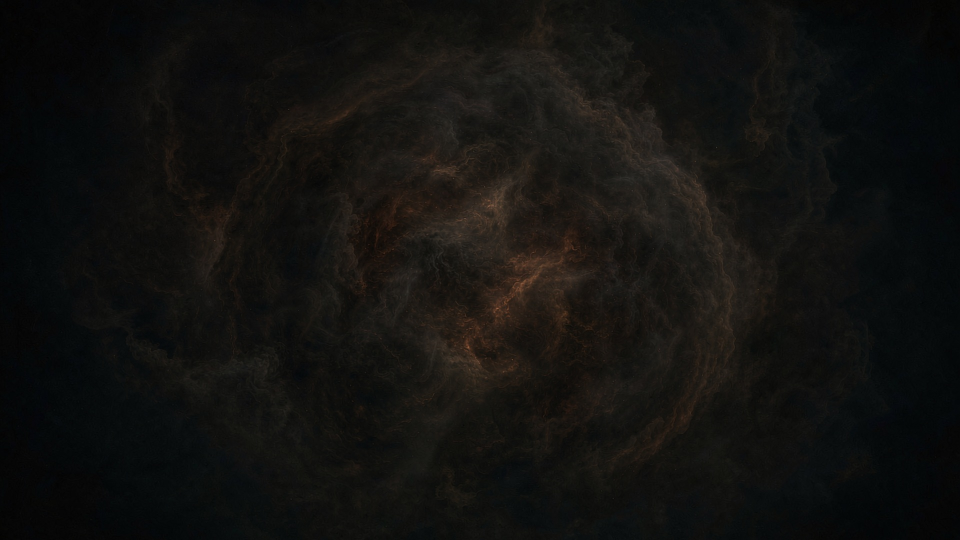
#> input picture runtime/episodes/001/v2/bg1.jpg, 1920 x 1080 px (shown at 1/2 size)
$ python head_cover.py --image ../runtime/episodes/001/v2/bg1.jpg --episode-dir ../runtime/episodes/001/v2
#> lines starting #> are read from the running program, lines starting #| are printed output that depends on the picture
# 片头/封面一图两用：把一张 16:9 横图拆成 片头底图 + 2:3 竖版封面。
#
#   python head_cover.py --image "episodes/<id>/原图/片头图_横.png" --episode-dir "episodes/<id>"
#
# 为什么：
#   片头底图若借用某张场景图，一定会和正片某一镜重复（同一张图既在片头又在某镜）。
#   所以每篇单独出**一张 16:9 横图**：人物 + 场景同图，横图直接做片头，
#   再从这张横图纵向裁一条 2:3 做三平台封面，一次出图两处复用。
#
# 出图约定（提示词照这个写）：
#   2048x1152 / 16:9；人物中远景、全身或大半身（高约占画面 55%~70%，别贴边、别只给半身大头），
#   水平位置偏左三分之一；右侧三分之一留给说书人（引擎贴右侧合成）；
#   顶部留片名位，底部留甲板/地面暗部（片头去水印与封面裁切都用得上）。

import argparse
import pathlib

COVER_RATIO = 2 / 3          # 封面 1024x1536 = 2:3
HEAD_SIZE = (1920, 1080)
COVER_SIZE = (1024, 1536)


def crop_16x9_dewatermark(im, trim_bottom):
    """取 16:9：按 (1 - trim_bottom) 的高度重算宽度，切掉底部水印带（只裁不拉伸）。"""
    w, h = im.size
    h2 = max(1, int(round(h * (1 - trim_bottom))))
    w2 = max(1, int(round(h2 * 16 / 9)))
    if w2 > w:                                  # 源图偏窄：以宽度为准，改为裁高度
        w2 = w
        h2 = max(1, int(round(w * 9 / 16)))
    x = (w - w2) // 2
    return im.crop((x, 0, x + w2, h2))


def vertical_slice(im, cover_x):
    """纵裁 2:3：满高、宽 = 高×2/3，锚点 cover_x（0=贴左，0.5=居中，1=贴右）。"""
    w, h = im.size
    cw = int(round(h * COVER_RATIO))
    if cw >= w:                                 # 源图太窄：满宽，再按宽度算高度
        cw = w
        ch = int(round(w / COVER_RATIO))
        y0 = max(0, int(round((h - ch) * 0.25)))
        return im.crop((0, y0, w, y0 + ch))
    x0 = int(round((w - cw) * max(0.0, min(1.0, cover_x))))
    return im.crop((x0, 0, x0 + cw, h))


def main():
    ap = argparse.ArgumentParser()
    ap.add_argument("--image", required=True, help="本篇专属 16:9 横图（jpg/png/webp）")
    ap.add_argument("--episode-dir", required=True, help="本篇目录，产物写进 <本篇>/片头图/")
    ap.add_argument("--out", default=None, help="输出目录，缺省 <episode-dir>/片头图")
    ap.add_argument("--cover-x", type=float, default=0.30,
                    help="封面纵裁锚点：0 贴左 / 0.5 居中 / 1 贴右，默认 0.30（人物在左三分之一时用）")
    ap.add_argument("--trim-bottom", type=float, default=0.06,
                    help="片头图裁掉的底部比例（去平台水印），默认 0.06；水印已不可见可设 0")
    ap.add_argument("--quality", type=int, default=92)
    ap.add_argument("--cover-only", action="store_true",
                    help="只出封面（片头形态 D 无片头时用）：跳过 head_16x9.jpg，只切 cover_2x3.jpg")
    a = ap.parse_args()

    from PIL import Image
    src = pathlib.Path(a.image)
    if not src.is_file():
        raise SystemExit(f"横图不存在：{src}")

    out = pathlib.Path(a.out) if a.out else pathlib.Path(a.episode_dir) / "片头图"
    out.mkdir(parents=True, exist_ok=True)

    im = Image.open(src).convert("RGB")
#> im is the input picture: PIL image 1920x1080 RGB; mean R, G, B 17.7, 17.3, 15.3
    W, H = im.size
#> W = 1920; H = 1080
    if W / H < 1.4:
        raise SystemExit(f"这张图是 {W}x{H}，不是横图；片头图请出 16:9（如 2048x1152）")

    head_path = out / "head_16x9.jpg"
    if not a.cover_only:
        head = crop_16x9_dewatermark(im, a.trim_bottom).resize(HEAD_SIZE, Image.LANCZOS)
        head.save(head_path, quality=a.quality, subsampling=2)

    cover = vertical_slice(im, a.cover_x).resize(COVER_SIZE, Image.LANCZOS)
#> in vertical_slice, `return im.crop((x0, 0, x0 + cw, h))`:
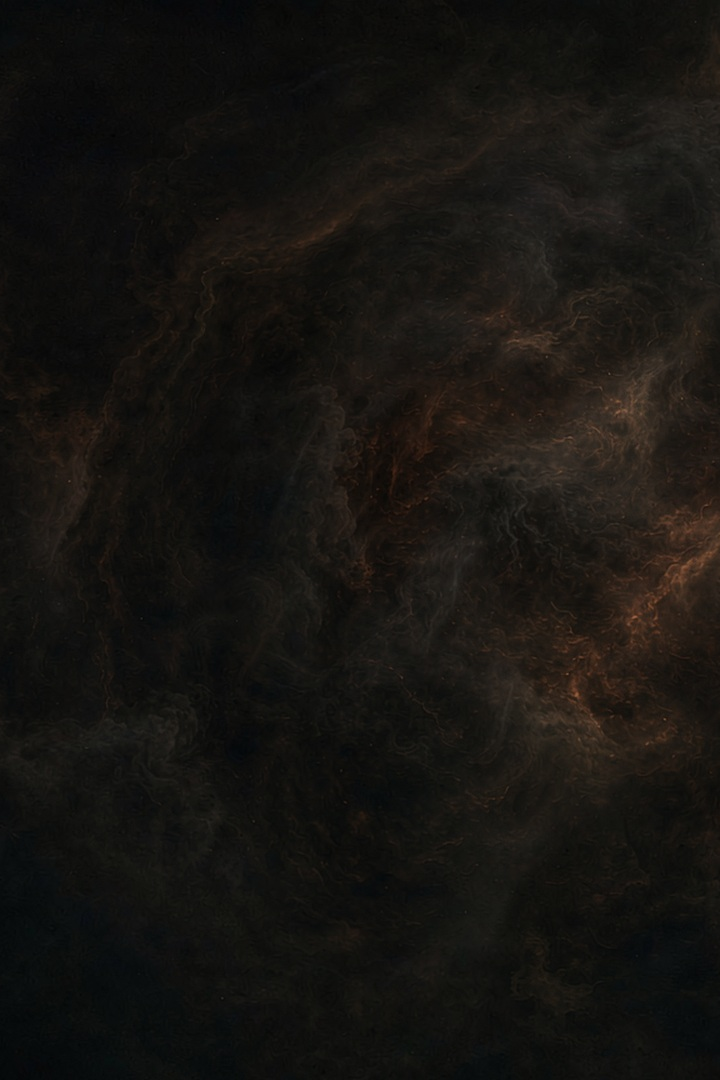
#> returned value: PIL image 720x1080 RGB; mean R, G, B 22.4, 20.4, 17
    cover_path = out / "cover_2x3.jpg"
    cover.save(cover_path, quality=a.quality, subsampling=2)

    print(f"横图 {src.name} {W}x{H}")
#| 横图 bg1.jpg 1920x1080
    if a.cover_only:
        print("  无片头（--cover-only）：跳过片头底图，只出封面")
    else:
        print(f"  片头底图 -> {head_path.name}  {HEAD_SIZE[0]}x{HEAD_SIZE[1]}（底部裁 {a.trim_bottom:.0%} 去水印）")
    print(f"  封面竖图 -> {cover_path.name}  {COVER_SIZE[0]}x{COVER_SIZE[1]}（纵裁锚点 {a.cover_x:.2f}）")
    print("\n下一步：")
    if a.cover_only:
        print("  1) 片头形态 D 无需 head_image（引擎不挂片头），封面直接进 make_cover.py")
        print("  2) make_cover.py --image 指 cover_2x3.jpg 出抖音/小红书；B 站 16:9 用这张横图本身")
    else:
        print('  1) shots.json 的 head_image 写 "片头图/head_16x9.jpg"，再重跑 write_director_doc 刷新导演稿')
        print("  2) make_cover.py --image 指 cover_2x3.jpg 出抖音/小红书；B 站 16:9 用 head_16x9.jpg")


if __name__ == "__main__":
    main()
